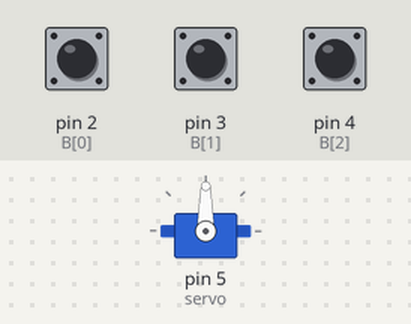
Recording of a sketch running on a simulated Arduino Uno, built with avr-gcc and run on an emulated ATmega328P. On the bench: servo. The test bench sets the inputs (shaded band); at power-on: pin 2 (B[0]) HIGH, pin 4 (B[2]) HIGH, pin 3 (B[1]) HIGH.

Above: at 1.2 s.
1.3 s: pin 2 (B[0]) pulled LOW for 0.15 s
At 2.5 s:
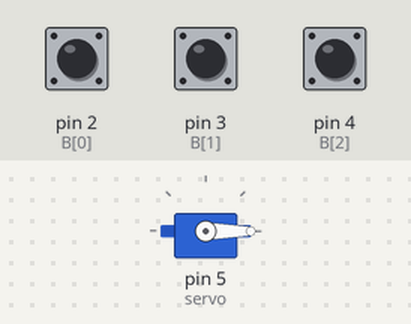
2.9 s: pin 4 (B[2]) pulled LOW for 0.15 s
At 3.9 s:
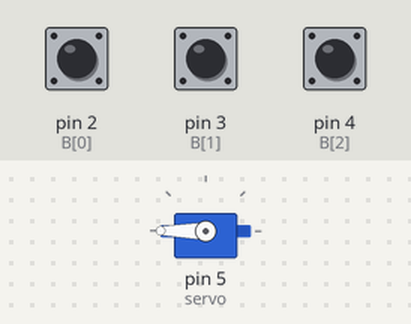
4.5 s: pin 2 (B[0]) pulled LOW for 1 s
At 5.2 s:
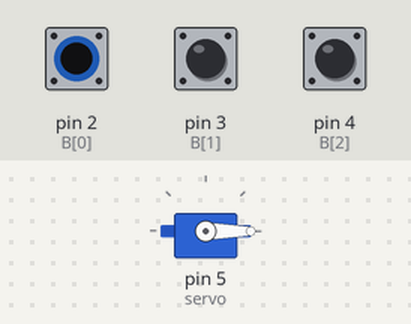
7.0 s: pin 3 (B[1]) pulled LOW for 0.15 s
At 7.6 s:
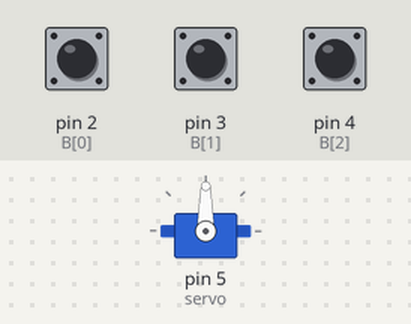
Timing chart, 0 to 9.6 s (numbered marks = the images above; inputs shaded):
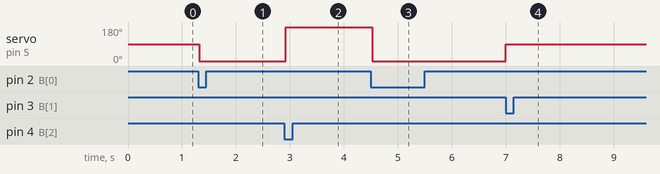

Measured:
- after the input at 1.3 s, servo on pin 5 (servo): 90° → 0° at once
- after the input at 2.9 s, servo on pin 5 (servo): 0° → 180° at once
- after the input at 4.5 s, servo on pin 5 (servo): 180° → 0° at once
- after the input at 7.0 s, servo on pin 5 (servo): 0° → 90° at once

The sketch:

Projeto_172_Servo_com_tres_posicoes.ino
```cpp
// Projeto 172 - Servo com tres posicoes
// Arduino Uno | Arduino Neon Lab

#include <Servo.h>
Servo servo;const byte B[]={2,3,4};
void setup(){servo.attach(5);for(byte p:B)pinMode(p,INPUT_PULLUP);}
void loop(){
 if(!digitalRead(B[0]))servo.write(0);
 else if(!digitalRead(B[1]))servo.write(90);
 else if(!digitalRead(B[2]))servo.write(180);
 delay(40);
}
```
